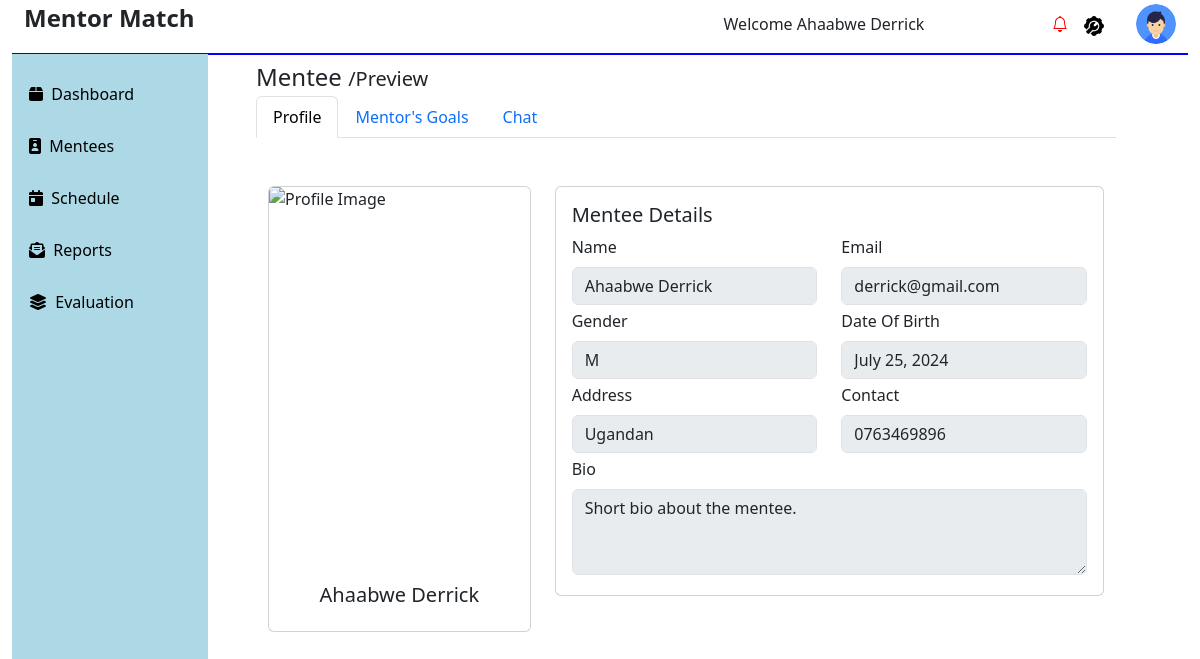
The page /preview_mentee/1/ (signed in) on the database as committed earlier.
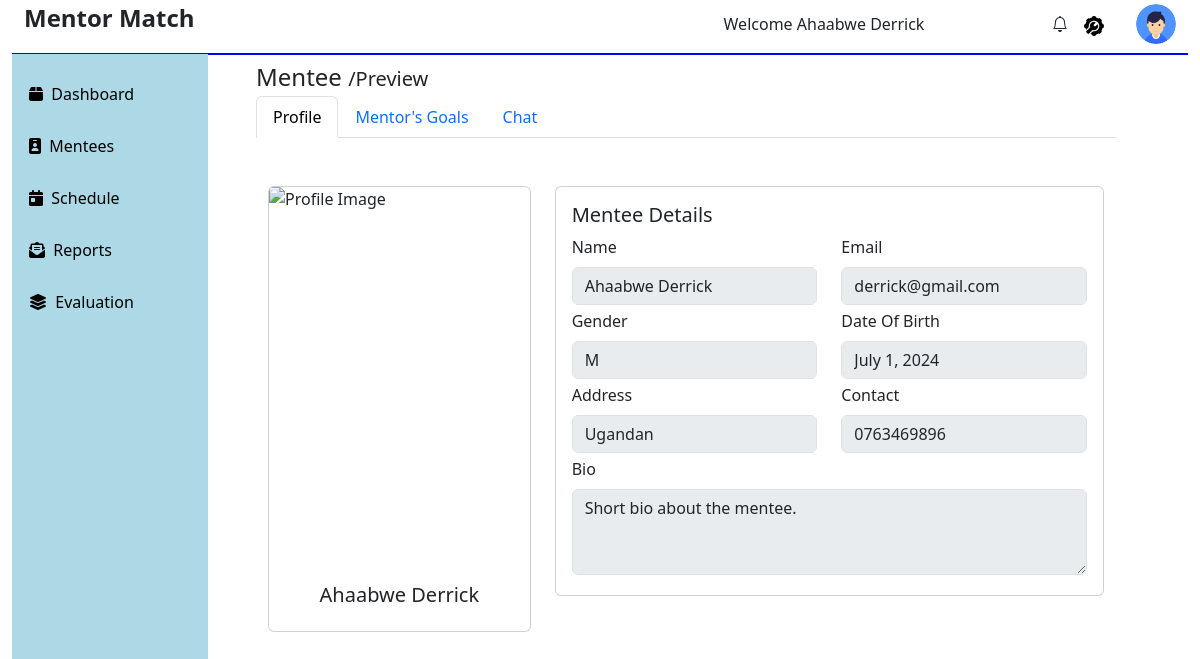
The same page on the database as committed later.
### admin_mentor_app/models.py (models this page shows, shortened)
class User(AbstractBaseUser, PermissionsMixin):
    first_name = models.CharField(max_length=100)
    last_name = models.CharField(max_length=100)
    email = models.EmailField(unique=True)
    gender = models.CharField(max_length=10)
    nationality = models.CharField(max_length=50)
    dob = models.DateField(null=True, blank=True)  # Allow null values
    password = models.CharField(max_length=100)
    telephone = models.CharField(max_length=15)
    bio = models.CharField(max_length=250, null=True)
    dob = models.DateField()
    address = models.CharField(max_length=255)  # Added max_length
    telephone = models.CharField(max_length=50)
    expertise = models.CharField(max_length=255, null=True, blank=True)
    availability = models.CharField(max_length=15, null=True, blank=True)
    role_choices = [
        ("1", "Admin"),
        ("2", "Mentor"),
        ("3", "Mentee"),
    ]
    role = models.CharField(max_length=1, choices=role_choices)
    profile_picture = models.ImageField(
        upload_to="profile_pictures/", blank=True, null=True
    )
    id = models.AutoField(primary_key=True)
    last_login = models.DateTimeField(default=timezone.now)  # Added field
    is_active = models.BooleanField(default=True)  # Added field
    is_staff = models.BooleanField(default=False)  # Added field
    USERNAME_FIELD = 'email'
    REQUIRED_FIELDS = ['first_name', 'last_name']  # Fields required for creating a user
    objects = CustomUserManager()
    USERNAME_FIELD = "email"
    REQUIRED_FIELDS = ["first_name", "last_name"]

### admin_mentor_app/views.py (the view, shortened to what this page needs)
# urls.py: path( "preview_mentee/<int:mentee_id>/", views.preview_mentee, name="preview_mentee"),
@login_required
@transaction.atomic
def preview_mentee(request, mentee_id):
    logged_in_user = request.user.id
    mentee = get_object_or_404(User, id=mentee_id)
    messages = Message.objects.filter(
        (Q(sender_id=logged_in_user) & Q(receiver_id=mentee_id)) |
        (Q(sender_id=mentee_id) & Q(receiver_id=logged_in_user))
    ).order_by('sent_at')  # Order messages by sent time
    menteechallenges = MenteeChallenge.objects.filter(
        mentee_id=mentee_id,
        mentor_id=logged_in_user
    )
    mentor_progress_groups = Progress.objects.filter(
        mentee_id=mentee_id,
        mentor_id=logged_in_user
    )
    progresses = []
    return render(request, 'admin_mentor_app/mentee/preview_mentee.html', {
        'mentee': mentee,
        'messages': messages,
        'menteechallenges': menteechallenges,
        'progresses': progresses
    })

### admin_mentor_app/context_processors.py (called while the page is built)
def global_data(request):
    users = User.objects.all()
    mentorship_matches = MentorshipMatch.objects.all()
    messages = Message.objects.all()
    notifications = Notification.objects.all()
    schedules = Schedule.objects.all()
    progress = Progress.objects.all()
    goals = Goals.objects.all()
    evaluations = Evaluation.objects.all()
    unread_notifications = Notification.objects.count()
    notifications = Notification.objects.all()
    return {
        'global_users': users,
        'global_mentorship_matches': mentorship_matches,
        'global_messages': messages,
        'global_notifications': notifications,
        'global_schedules': schedules,
        'global_progress': progress,
        'global_goals': goals,
        'global_evaluations': evaluations,
        'unread_notifications' : unread_notifications,
        'notifications':notifications
    }

### admin_mentor_app/templates/admin_mentor_app/mentee/preview_mentee.html (shortened to what the changed rows need)
{% extends 'admin_mentor_app/fixed/base.html' %} {% block content %} {% load static %}
<div class="container mt-1">
  <div class="container row mt-1">
    <h2 class="mb-1">Mentee <span style="font-size: 20px">/Preview</span></h2>
    <div class="col">
      <div class="tab-content" id="myTabContent">
        <div
          class="tab-pane fade show active"
          id="profile"
          role="tabpanel"
          aria-labelledby="profile-tab"
        >
          <div class="container mt-5">
            <div class="row">
              <div class="col-md-4">
                <div class="card">
                  <div class="card-body text-center">
                    <h5 class="card-title">
                      {{ mentee.first_name }} {{ mentee.last_name }}
                    </h5>
                  </div>
                </div>
              </div>
              <div class="col-md-8">
                <div class="card">
                  <div class="card-body">
                    <form>
                      <div class="row">
                        <div class="col-6 mb-1">
                          <label for="name" class="form-label">Name</label>
                          <input
                            type="text"
                            class="form-control"
                            id="name"
                            readonly
                            value="{{ mentee.first_name }} {{ mentee.last_name }}"
                          />
                        </div>
                        <div class="col-6 mb-1">
                          <label for="email" class="form-label">Email</label>
                          <input
                            type="email"
                            class="form-control"
                            id="email"
                            readonly
                            value="{{ mentee.email }}"
                          />
                        </div>
                      </div>
                      <div class="row">
                        <div class="col-6 mb-1">
                          <label for="gender" class="form-label">Gender</label>
                          <input
                            type="text"
                            class="form-control"
                            id="gender"
                            readonly
                            value="{{ mentee.gender }}"
                          />
                        </div>
                        <div class="col-6 mb-1">
                          <label for="birthdate" class="form-label"
                            >Date Of Birth</label
                          >
                          <input
                            type="text"
                            class="form-control"
                            id="birthdate"
                            readonly
                            value="{{ mentee.dob }}"
                          />
                        </div>
                      </div>
                      <div class="row">
                        <div class="col-6 mb-1">
                          <label for="address" class="form-label"
                            >Address</label
                          >
                          <input
                            type="text"
                            class="form-control"
                            id="address"
                            readonly
                            value="{{ mentee.nationality }}"
                          />
                        </div>
                        <div class="col-6 mb-1">
                          <label for="contact" class="form-label"
                            >Contact</label
                          >
                          <input
                            type="tel"
                            class="form-control"
                            id="contact"
                            readonly
                            value="{{ mentee.telephone }}"
                          />
                        </div>
                      </div>
                    </form>
                  </div>
                </div>
              </div>
            </div>
          </div>
        </div>
      </div>
    </div>
  </div>
</div>
{% endblock content %}

### admin_mentor_app/templates/admin_mentor_app/fixed/base.html (shortened to what the changed rows need)
{% load static %}
<!DOCTYPE html>
<html lang="en">
  <head>
    <link href="https://stackpath.bootstrapcdn.com/bootstrap/5.1.3/css/bootstrap.min.css" rel="stylesheet">
    <link
      rel="stylesheet"
      href="https://cdnjs.cloudflare.com/ajax/libs/font-awesome/6.1.2/css/all.min.css"
    />
    <link
      href="https://cdn.jsdelivr.net/npm/bootstrap@5.3.3/dist/css/bootstrap.min.css"
      rel="stylesheet"
    />
    <link
      href="https://cdnjs.cloudflare.com/ajax/libs/bootstrap-select/1.13.1/css/bootstrap-select.min.css"
      rel="stylesheet"
    />
    <link
      href="https://cdnjs.cloudflare.com/ajax/libs/bootstrap-icons/1.10.0/font/bootstrap-icons.min.css"
      rel="stylesheet"
    />
    <link
      rel="stylesheet"
      href="{% static 'admin_mentor_app/css/evaluation.css' %}"
    />
  </head>
  <body>
    <div class="container-fluid">
      <div class="container-fluid">
        <div class="row mt-1">
          <div class="col-md-6">
            <h2><strong>Mentor Match</strong></h2>
          </div>
          <div class="col-md-6">
            <div class="row g-3 justify-content-end align-items-center">
              <div class="col-auto ms-auto">
                <div class="text-end">
                  <div class="img-case dropdown">
                    <span class="m-2">Welcome {{ user.first_name }} {{ user.last_name }}</span>
                  </div>
                </div>
              </div>
              <div class="col-auto ms-auto">
                <div class="text-end">
                  <div class="img-case">
                    <i
                      class="bi bi-bell"
                      style="{% if unread_notifications > 0 %} color:red;{% endif %}"
                      id="dropdownMenuButton"
                      data-bs-toggle="dropdown"
                      aria-expanded="false"
                    ></i>
                  </div>
                </div>
              </div>
            </div>
          </div>
        </div>
        <div class="row">
          <div class="col-10"  style="border-top: 2px solid blue;">
            <div class="container mt-2">
              {% block content %} {% endblock %}
            </div>
          </div>
        </div>
      </div>
    </div>
  </body>
</html>

Rows that differ between the two databases and show on the page:
changed User "Ahaabwe": dob "July 25, 2024" → "July 1, 2024"
